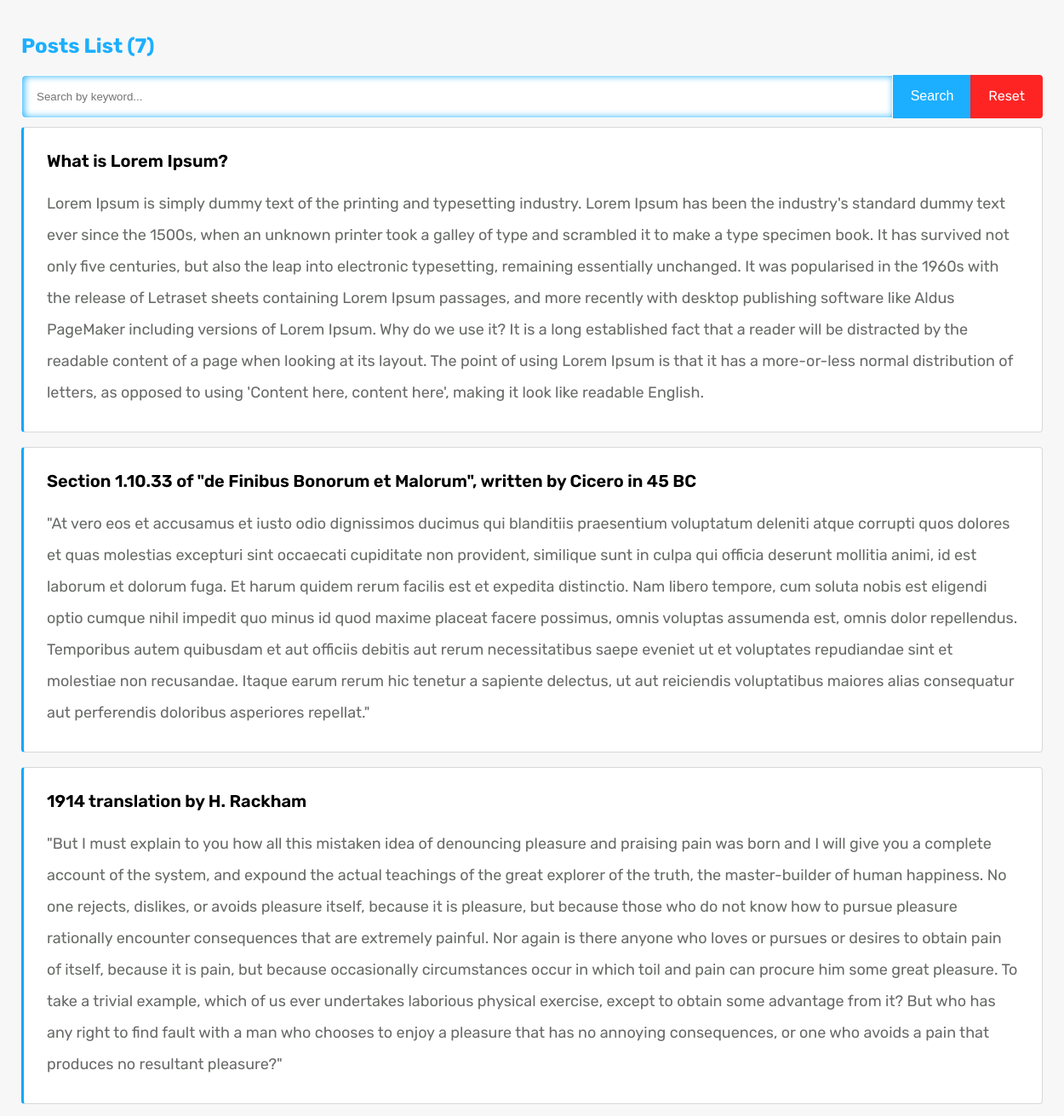
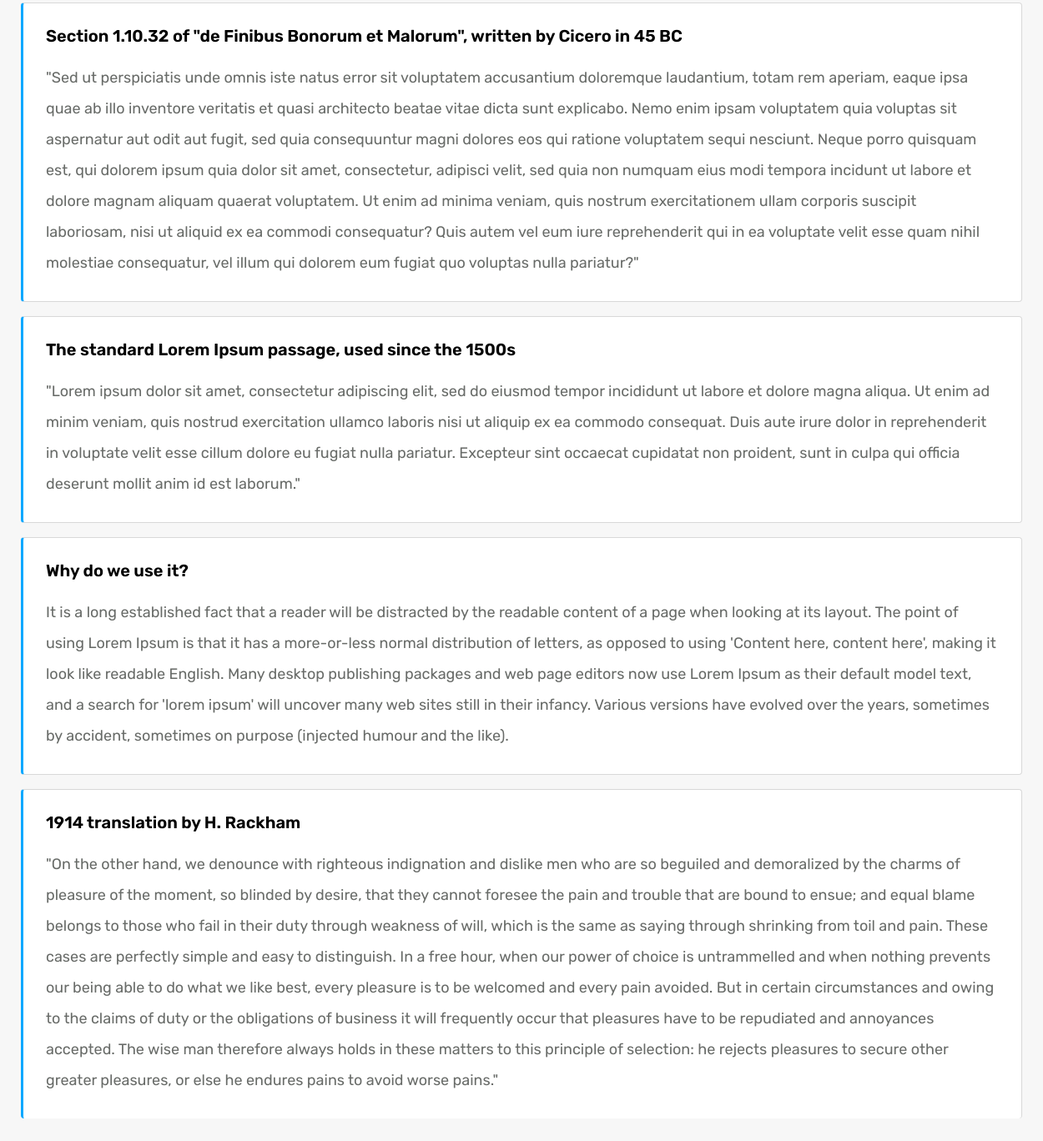
The page / on the database its author committed (2 pictures, top to bottom).
### tables this page shows
CREATE TABLE `posts` (
  `id` int(11) NOT NULL,
  `title` varchar(255) NOT NULL,
  `description` longtext NOT NULL
);

### index.php (the view, shortened to what this page needs)
<?php
require_once 'dbConfig.php';
$searchKeyword = $whrSQL = '';
$result = $db->query("SELECT * FROM posts $whrSQL ORDER BY id DESC");
?>
<!DOCTYPE html>
<html lang="en-US">
<head>
<link rel="stylesheet" href="style.css">
</head>
<body>
<div class="container">
	<div class="row">
		<h2>Posts List (<?php echo $result->num_rows; ?>) </h2>
		<form method="post">
			<div class="input-group">
				<input type="text" name="keyword" class="form-control" value="<?php echo $searchKeyword; ?>" placeholder="Search by keyword..." >
					<div class="input-group-append">
						<input type="submit" name="searchSubmit" class="btn btn-outline-secondary btn-colors" value="Search">
						<a href="index.php" class="btn btn-outline-secondary btn-colors2">Reset</a>
					 </div>
			</div>
		</form>
		<?php
			if($result->num_rows > 0){
				while($row = $result->fetch_assoc()){
					$title = !empty($searchKeyword)?highlightWords($row['title'], $searchKeyword):$row['title'];
					$description = !empty($searchKeyword)?highlightWords($row['description'], $searchKeyword):$row['description'];
		?>
		<div class="list-item">
			<h4><?php echo $title; ?></h4>
			<p><?php echo $description; ?></p>
		</div>
		<?php } }else{ ?>
			<div class="list-item">
				<p>No post(s) found...</p>
			</div>
		<?php } ?>
    </div>
</div>
</body>
</html>

### style.css (style rules this page uses)
body { background-color: #f7f7f7; margin: 0 auto; display: table; font-family: "Rubik", sans-serif; }
.container { padding: 20px; width:1200px; }
a { text-decoration: none;font-family: "Rubik", sans-serif; }
.input-group { position: relative; display: -webkit-box; display: -ms-flexbox; display: flex; -ms-flex-wrap: wrap; flex-wrap: wrap; -webkit-box-align: stretch; -ms-flex-align: stretch; align-items: stretch; width: 100%; }
.input-group>.form-control:not(:last-child) { border-top-right-radius: 0; border-bottom-right-radius: 0; }
.input-group>.form-control { position: relative; -webkit-box-flex: 1; -ms-flex: 1 1 auto; flex: 1 1 auto; width: 1%; margin-bottom: 0; }
.form-control { padding: 17px; border: 1px solid #ffffff; outline: none; border-radius: 5px; display: block; box-shadow: inset 2px 0px 8px 0px #1cafff; }
.input-group-append { display: -webkit-box; display: -ms-flexbox; display: flex; }
.input-group>.input-group-append:last-child>.btn:not(:last-child):not(.dropdown-toggle) { border-top-right-radius: 0; border-bottom-right-radius: 0; }
.input-group>.input-group-append>.btn { border-top-left-radius: 0; border-bottom-left-radius: 0; }
.btn { cursor: pointer; display: inline-block; font-weight: 400; text-align: center; white-space: nowrap; vertical-align: middle; -webkit-user-select: none; -moz-user-select: none; -ms-user-select: none; user-select: none; border: 1px solid transparent; padding: 12px 20px; font-size: 1rem; line-height: 1.5; border-radius: .25rem; transition: color .15s ease-in-out,background-color .15s ease-in-out,border-color .15s ease-in-out,box-shadow .15s ease-in-out; }
.btn-colors { background-color: #1cafff; color: white; }
.btn-colors2 { background-color: #fe2424; color: white; }
h2 { color: #1cafff; }
.input-group-append .btn+.btn { margin-left: -1px; }
.input-group { margin-bottom: 10px; }
.list-item { background: #fff; display: block; border: 1px solid #d8d8d8; border-radius: 4px; padding: 27px; margin-bottom: 17px; margin-top: 7px; border-left: 3px solid #07a8ff; }
.list-item h4 { font-size: 20px; font-weight: 600; margin: 0 0 20px 0; font-family: "Rubik", sans-serif; }
.list-item p { font-size: 18px; line-height: 37px; color: #686b68; margin-bottom: 0; }
.list-item:last-child { border-bottom: none; }

### rows shown on the page
posts: title "What is Lorem Ipsum?", description "Lorem Ipsum is simply dummy text of the printing and typesetting industry. Lorem Ipsum has been the industry's standard dummy text ever since the 1500s, when an unknown printer took a galley of type and scrambled it to make a type specimen book. It has survived not only five centuries, but also the leap into electronic typesetting, remaining essentially unchanged. It was popularised in the 1960s with the release of Letraset sheets containing Lorem Ipsum passages, and more recently with desktop publishing software like Aldus PageMaker including versions of Lorem Ipsum. Why do we use it? It is a long established fact that a reader will be distracted by the readable content of a page when…"
posts: title "Section 1.10.33 of \"de Finibus Bonorum et Malorum\", written by Cicero in 45 BC", description "\"At vero eos et accusamus et iusto odio dignissimos ducimus qui blanditiis praesentium voluptatum deleniti atque corrupti quos dolores et quas molestias excepturi sint occaecati cupiditate non provident, similique sunt in culpa qui officia deserunt mollitia animi, id est laborum et dolorum fuga. Et harum quidem rerum facilis est et expedita distinctio. Nam libero tempore, cum soluta nobis est eligendi optio cumque nihil impedit quo minus id quod maxime placeat facere possimus, omnis voluptas assumenda est, omnis dolor repellendus. Temporibus autem quibusdam et aut officiis debitis aut rerum necessitatibus saepe eveniet ut et voluptates repudiandae sint et molestiae non recusandae. Itaque…"
posts: title "1914 translation by H. Rackham", description "\"But I must explain to you how all this mistaken idea of denouncing pleasure and praising pain was born and I will give you a complete account of the system, and expound the actual teachings of the great explorer of the truth, the master-builder of human happiness. No one rejects, dislikes, or avoids pleasure itself, because it is pleasure, but because those who do not know how to pursue pleasure rationally encounter consequences that are extremely painful. Nor again is there anyone who loves or pursues or desires to obtain pain of itself, because it is pain, but because occasionally circumstances occur in which toil and pain can procure him some great pleasure. To take a trivial example,…"
posts: title "Section 1.10.32 of \"de Finibus Bonorum et Malorum\", written by Cicero in 45 BC", description "\"Sed ut perspiciatis unde omnis iste natus error sit voluptatem accusantium doloremque laudantium, totam rem aperiam, eaque ipsa quae ab illo inventore veritatis et quasi architecto beatae vitae dicta sunt explicabo. Nemo enim ipsam voluptatem quia voluptas sit aspernatur aut odit aut fugit, sed quia consequuntur magni dolores eos qui ratione voluptatem sequi nesciunt. Neque porro quisquam est, qui dolorem ipsum quia dolor sit amet, consectetur, adipisci velit, sed quia non numquam eius modi tempora incidunt ut labore et dolore magnam aliquam quaerat voluptatem. Ut enim ad minima veniam, quis nostrum exercitationem ullam corporis suscipit laboriosam, nisi ut aliquid ex ea commodi…"
posts: title "The standard Lorem Ipsum passage, used since the 1500s", description "\"Lorem ipsum dolor sit amet, consectetur adipiscing elit, sed do eiusmod tempor incididunt ut labore et dolore magna aliqua. Ut enim ad minim veniam, quis nostrud exercitation ullamco laboris nisi ut aliquip ex ea commodo consequat. Duis aute irure dolor in reprehenderit in voluptate velit esse cillum dolore eu fugiat nulla pariatur. Excepteur sint occaecat cupidatat non proident, sunt in culpa qui officia deserunt mollit anim id est laborum.\""
posts: title "Why do we use it?", description "It is a long established fact that a reader will be distracted by the readable content of a page when looking at its layout. The point of using Lorem Ipsum is that it has a more-or-less normal distribution of letters, as opposed to using 'Content here, content here', making it look like readable English. Many desktop publishing packages and web page editors now use Lorem Ipsum as their default model text, and a search for 'lorem ipsum' will uncover many web sites still in their infancy. Various versions have evolved over the years, sometimes by accident, sometimes on purpose (injected humour and the like)."
posts: title "1914 translation by H. Rackham", description "\"On the other hand, we denounce with righteous indignation and dislike men who are so beguiled and demoralized by the charms of pleasure of the moment, so blinded by desire, that they cannot foresee the pain and trouble that are bound to ensue; and equal blame belongs to those who fail in their duty through weakness of will, which is the same as saying through shrinking from toil and pain. These cases are perfectly simple and easy to distinguish. In a free hour, when our power of choice is untrammelled and when nothing prevents our being able to do what we like best, every pleasure is to be welcomed and every pain avoided. But in certain circumstances and owing to the claims of duty or the…"

### other values the page prints
$result->num_rows "7"
